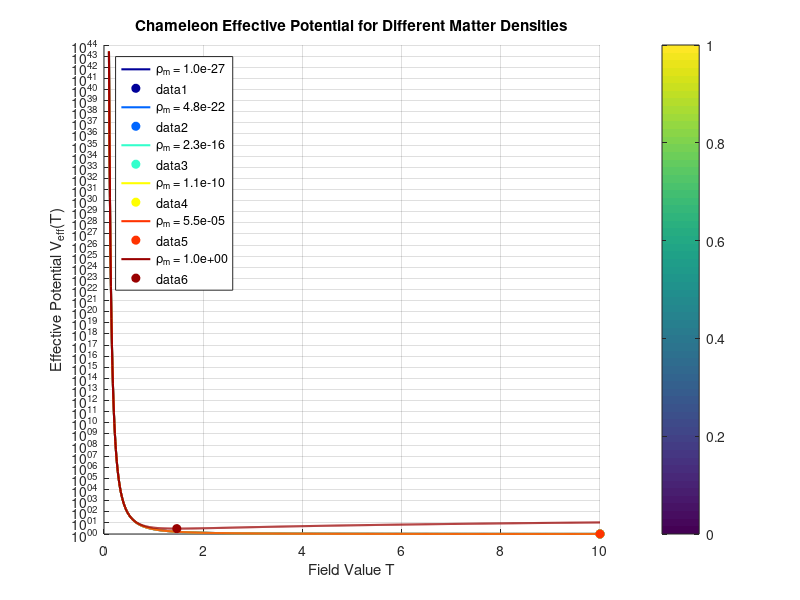

Source code (MATLAB): (Note: this script raises an error after producing the figure.)
% Chameleon Screening Mechanism Simulation - OCTAVE COMPATIBLE VERSION
% Demonstrates how the effective mass changes with matter density

clear; clc; close all;

% Define parameters (using natural units where appropriate)
Lambda = 1.0;       % Energy scale of the potential
lambda = 1.0;       % Coupling constant to matter
n = 2;              % Exponent in the potential

% Define density range (logarithmic scale from cosmic to terrestrial densities)
rho_cosmo = 1e-27;  % Cosmological density scale
rho_earth = 1e0;    % Earth density scale
n_rho = 20;         % Number of density values
rho_m = logspace(log10(rho_cosmo), log10(rho_earth), n_rho);

% Field range to explore
T_min_range = 0.1;
T_max_range = 10;
n_T = 1000;
T = linspace(T_min_range, T_max_range, n_T);

% Preallocate arrays
T_minima = zeros(size(rho_m));
m_eff = zeros(size(rho_m));
V_eff_min = zeros(size(rho_m));

% Colors for different densities (using jet instead of parula for Octave)
colors = jet(n_rho);

% --- PLOT 1: EFFECTIVE POTENTIAL (Full figure) ---
figure('Position', [100, 100, 1000, 700]); % <--- New, dedicated figure
hold on;

for i = 1:n_rho
    % Calculate effective potential
    V_pot = Lambda^4 * exp((Lambda^n)./(T.^n));
    V_coupling = lambda * T * rho_m(i);
    V_eff = V_pot + V_coupling;

    % Find minimum numerically
    [V_min, idx] = min(V_eff);
    T_min = T(idx);
    T_minima(i) = T_min;
    V_eff_min(i) = V_min;

    % Plot only selected densities for clarity
    if mod(i, 4) == 1 || i == n_rho
        plot(T, V_eff, 'Color', colors(i, :), 'LineWidth', 1.5, ...
            'DisplayName', sprintf('ρ_m = %.1e', rho_m(i)));
        plot(T_min, V_min, 'o', 'Color', colors(i, :), 'MarkerSize', 6, ...
            'MarkerFaceColor', colors(i, :));
    end
end

xlabel('Field Value T');
ylabel('Effective Potential V_{eff}(T)');
title('Chameleon Effective Potential for Different Matter Densities');
legend('Location', 'northwest');
grid on;
set(gca, 'YScale', 'log');
c = colorbar('Ticks', linspace(0, 1, 5), ...
             'TickLabels', arrayfun(@(x) sprintf('%.1e', x), ...
             linspace(rho_cosmo, rho_earth, 5), 'UniformOutput', false));
colormap(jet);
ylabel(c, 'Matter Density ρ_m');

% Add a super title to the first figure
suptitle({'Chameleon Screening Mechanism:', 'V_{eff}(T) = Λ⁴exp(Λⁿ/Tⁿ) + λTρ_m'});

% --- PLOT 2 & 3: MASS & RANGE (New figure with subplots) ---
% Calculate effective masses
for i = 1:n_rho
    % Numerical second derivative around minimum
    T_min = T_minima(i);
    delta = 1e-4;

    % Calculate potential at T_min ± delta
    V_plus = Lambda^4 * exp((Lambda^n)/((T_min + delta)^n)) + lambda * (T_min + delta) * rho_m(i);
    V_min_val = Lambda^4 * exp((Lambda^n)/(T_min^n)) + lambda * T_min * rho_m(i);
    V_minus = Lambda^4 * exp((Lambda^n)/((T_min - delta)^n)) + lambda * (T_min - delta) * rho_m(i);

    % Second derivative (finite difference)
    m_eff_sq = (V_plus - 2*V_min_val + V_minus) / (delta^2);
    m_eff(i) = sqrt(abs(m_eff_sq));
end

figure('Position', [100, 100, 1000, 600]); % <--- New figure for the remaining two plots
sgtitle('Chameleon Field Properties vs. Density'); % <--- Overall title for this figure

% Plot 2: Effective mass vs matter density
subplot(1, 2, 1);
loglog(rho_m, m_eff, 'b-o', 'LineWidth', 2, 'MarkerSize', 4, 'MarkerFaceColor', 'b');
xlabel('Matter Density ρ_m');
ylabel('Effective Mass m_{eff}');
title('Chameleon Mass vs Environmental Density');
grid on;

% Add reference lines for different environments
hold on;
rho_galaxy = 1e-24;      % Galactic density
rho_solar = 1e-18;       % Solar system density
rho_lab = 1e-12;         % Laboratory density

yL = ylim;
plot([rho_galaxy rho_galaxy], yL, 'r--', 'LineWidth', 1);
plot([rho_solar rho_solar], yL, 'g--', 'LineWidth', 1);
plot([rho_lab rho_lab], yL, 'm--', 'LineWidth', 1);

text(rho_galaxy, m_eff(1)*10, ' Galactic', 'Color', 'r', 'FontSize', 8);
text(rho_solar, m_eff(1)*10, ' Solar System', 'Color', 'g', 'FontSize', 8);
text(rho_lab, m_eff(1)*10, ' Laboratory', 'Color', 'm', 'FontSize', 8);

% Plot 3: Compton wavelength (range of force
